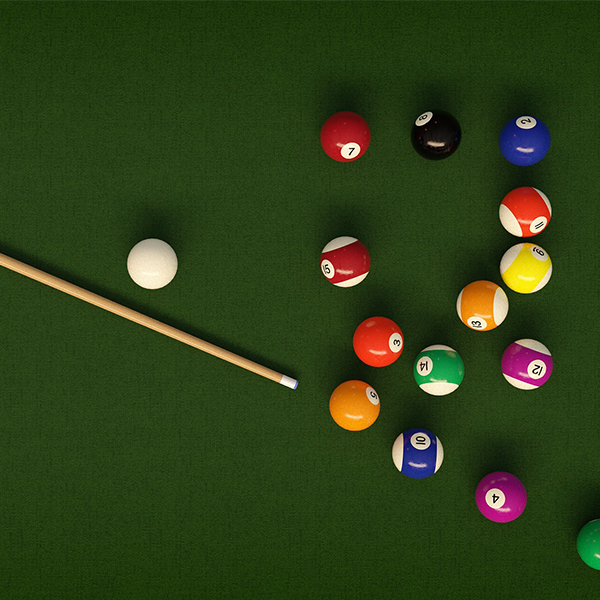
#> input picture ImageProcessing/ContourDetection/input_image.jpg, 600 x 600 px
$ python main.py
#> lines starting #> are read from the running program, lines starting #| are printed output that depends on the picture; after the words box and inside, x2 and y2 are one past the last pixel; in counts of white or black regions, pixels touching at a corner belong together
import cv2
import numpy as np

# read the image
image = cv2.imread('input_image.jpg')
#> image is the input picture: shape (600, 600, 3); mean B, G, R 23.6, 63.2, 45.7

# convert the image to grayscale
gray = cv2.cvtColor(image, cv2.COLOR_BGR2GRAY)
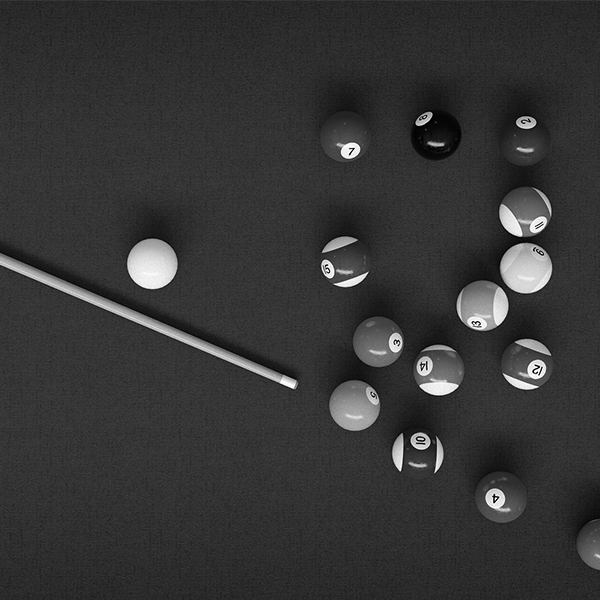
#> gray: shape (600, 600); min 0, max 255, mean 53.5

# apply thresholding to segment the image
_, thresh = cv2.threshold(gray, 127, 255, cv2.THRESH_BINARY)
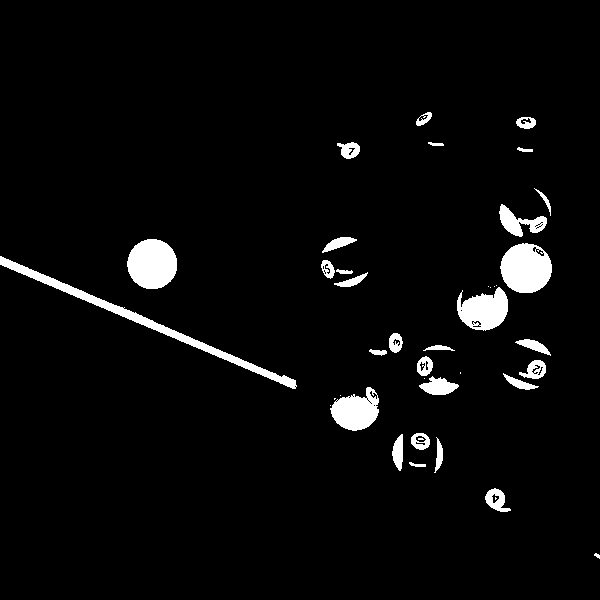
#> thresh: shape (600, 600); 4% white; 41 white regions (11 under 20 px)

# find contours in the thresholded image
contours, _ = cv2.findContours(thresh, cv2.RETR_EXTERNAL, cv2.CHAIN_APPROX_SIMPLE)
#> contours = 39 contours, 10 with area under 20; largest, box (x1, y1, x2, y2) and area: (0, 256, 297, 389) 2180, (500, 243, 552, 293) 1957, (127, 239, 177, 289) 1902, (457, 287, 508, 331) 1454, (330, 387, 379, 431) 1353

# draw contours on the image
cv2.drawContours(image, contours, -1, (0, 0, 255), 3)
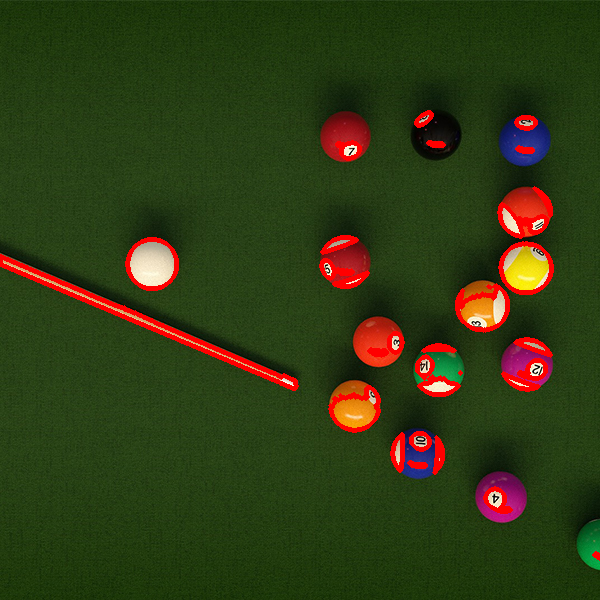
#> image: shape (600, 600, 3); 3.51% of pixels changed, all inside (x1, y1, x2, y2) = (0, 110, 600, 561)

# display the result
cv2.imwrite('op.jpg', image)
cv2.waitKey(0)
